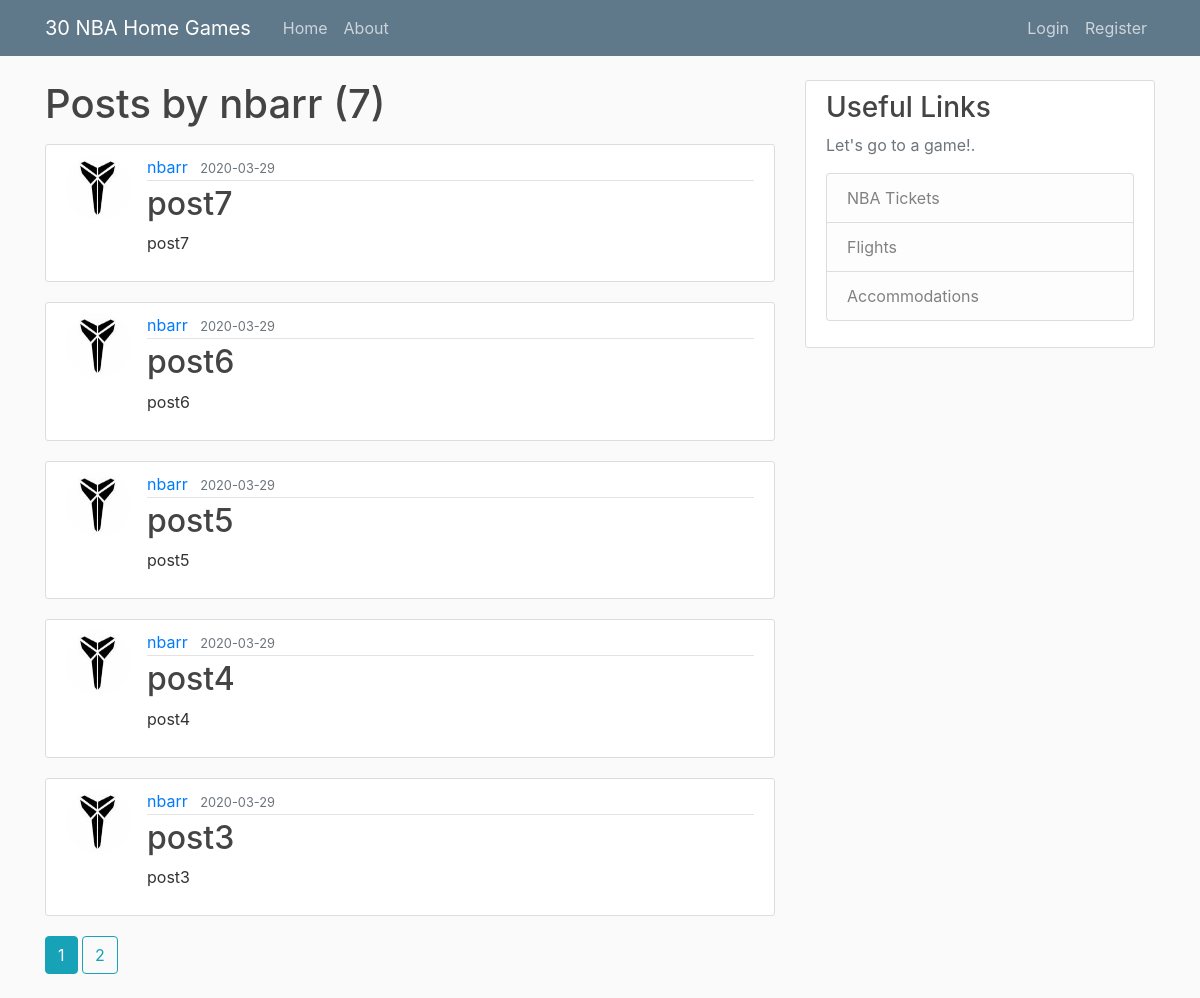
Screenshot of /user/nbarr with the database file from the repository.
### nba_homegames/models.py (models this page shows, shortened)
class User(db.Model, UserMixin):
    id = db.Column(db.Integer, primary_key = True)
    username = db.Column(db.String(20), unique = True, nullable =  False)
    email = db.Column(db.String(120), unique = True, nullable =  False)
    image_file = db.Column(db.String(20), nullable =  False, default = 'default.jpg')
    password = db.Column(db.String(60), nullable = False)  # 60 character because of hashing algorithm
    posts = db.relationship('Post', backref = 'author', lazy = True)

class Post(db.Model):
    id = db.Column(db.Integer, primary_key = True)
    title = db.Column(db.String(100), nullable = False)
    date_posted = db.Column(db.DateTime, nullable = False, default = datetime.utcnow)
    content = db.Column(db.Text, nullable = False)
    user_id = db.Column(db.Integer, db.ForeignKey('user.id'), nullable = False)

### nba_homegames/users/routes.py (the view)
@users.route('/user/<string:username>')
def user_posts(username):
    page = request.args.get('page', 1, type = int)
    user = User.query.filter_by(username = username).first_or_404()
    posts = Post.query.filter_by(author = user)\
        .order_by(Post.date_posted.desc())\
        .paginate(page = page, per_page = 5)
    return render_template('user_posts.html', posts = posts, user = user)

### nba_homegames/templates/user_posts.html
{% extends "layout.html" %}
{% block content %}
    <h1 class = "mb-3">Posts by {{ user.username }} ({{ posts.total }})</h1>
    {% for post in posts.items %}
        <article class="media content-section">
            <img class = "rounded-circle article-img" src = "{{ url_for('static', filename = 'profile_pics/' + post.author.image_file) }}">
            <div class="media-body">
                <div class="article-metadata">
                    <a class="mr-2" href="{{ url_for('users.user_posts', username = post.author.username) }}">{{ post.author.username }}</a>
                    <small class="text-muted">{{ post.date_posted.strftime('%Y-%m-%d') }}</small>
                </div>
                <h2><a class="article-title" href="{{ url_for('posts.post', post_id = post.id) }}">{{ post.title }}</a></h2>
                <p class="article-content">{{ post.content }}</p>
            </div>
        </article>
    {% endfor %}
    {% for page_num in posts.iter_pages(left_edge = 1, right_edge = 1, left_current = 1, right_current = 2) %}
        {% if page_num %}
            {% if posts.page == page_num %}
                <a class = "btn btn-info mb-4" href = "{{url_for('users.user_posts', username = user.username, page = page_num)}}">{{ page_num }}</a>
            {% else %}
                <a class = "btn btn-outline-info mb-4" href = "{{url_for('main.home', username = user.username, page = page_num)}}">{{ page_num }}</a>
            {% endif %}
        {% else %}
            ...
        {% endif %}
    {% endfor %}
{% endblock content %}

### nba_homegames/static/main.css (style rules this page uses)
body { background: #fafafa; color: #333333; margin-top: 5rem; }
h1, h2, h3, h4, h5, h6 { color: #444444; }
.content-section { background: #ffffff; padding: 10px 20px; border: 1px solid #dddddd; border-radius: 3px; margin-bottom: 20px; }
.article-title { color: #444444; }
.article-content { white-space: pre-line; }
.article-img { height: 65px; width: 65px; margin-right: 16px; }
.article-metadata { padding-bottom: 1px; margin-bottom: 4px; border-bottom: 1px solid #e3e3e3 }

### rows the page displays
User: username "nbarr"
Post: image_file (picture), author.username "nbarr", date_posted "2020-03-29", title "post7", content "post7"
Post: image_file (picture), author.username "nbarr", date_posted "2020-03-29", title "post6", content "post6"
Post: image_file (picture), author.username "nbarr", date_posted "2020-03-29", title "post5", content "post5"
Post: image_file (picture), author.username "nbarr", date_posted "2020-03-29", title "post4", content "post4"
Post: image_file (picture), author.username "nbarr", date_posted "2020-03-29", title "post3", content "post3"

### other values shown
{{ posts.total }} "7"
{{ page_num }} "1"
{{ page_num }} "2"
